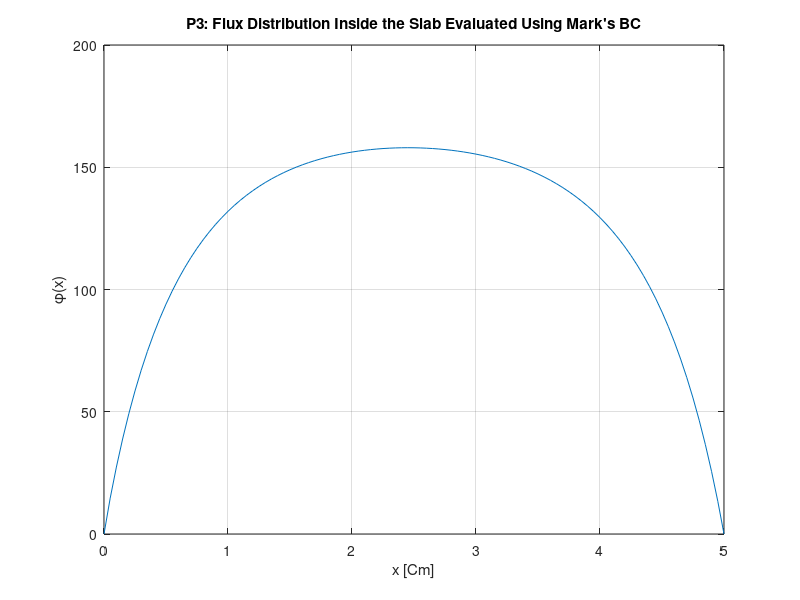

The MATLAB source for this figure:
% P3 Mark's BC
clc;
clear;
close all;
seg_t=1.5;seg_s=0.9;Q=100;
seg_0=seg_t-seg_s;
L=5;                        % thickness of the whole slab
k=101;                      % number of mesh points
del=L/(k-1);

% F0 and F1 equations' coefficients
A=3*seg_t*(del)^2;
B=(7*seg_t*(del)^2)/9;

% (i) is the space mesh index, and (n) is the iterations counter
% Arbitrary intial guess of F0 and F1 of the 1st iteration
for i=1:k
    F0(i,1)=5;
    F1(i,1)=10;
end


n=0;
mx_dif=1;                    % intiating the convergance criterion
while mx_dif>0.00001         % convergance criterion for the flux
    
    n=n+1;                   % next iteration
    
% +++++ Finding (F0) and (F1) for each mesh point for iteration (n) ++++++
        for i=1:k-2

        F0(i+1,n+1)=0.5*((F0(i+2,n)+F0(i,n))-A*(seg_0*F0(i,n)-2*seg_0*F1(i,n)-Q));
        F1(i+1,n+1)=0.5*((F1(i+2,n)+F1(i,n))-B*(((4*seg_0+5*seg_t)*F1(i,n))-(2*(seg_0*F0(i,n+1)+Q))));

        end
        
% Choose the two boundary values of F1 for each iteration to be equal the neighborhood values this choice
% should be done by different approaches, but I found this most convenient
        F1(k,n+1)=F1(k-1,n+1);
        F1(1,n+1)=F1(2,n+1);
        
        % implementing Mark's BCs
        F0(1,n+1)=2*F1(1,n+1);
        F0(k,n+1)=2*F1(k,n+1);
        
        % find phi for each mesh point for this iterantion
        for i=1:k
            phi(i,n)=F0(i,n+1)-2*F1(i,n+1);

            % Specifying the difference in phi between each two successive iteration
            
            if n>1   % skip evaluating the difference for the 1st iteration
            dphi(i,n-1)=phi(i,n)-phi(i,n-1);            % difference in phi
            else
            dphi=1;               % put the difference=1 for 1st iteration
            end
        
        end
        % find the maximum difference in flux between all the mesh points
        mx_dif=max(dphi);
end
n               % display the number of iterations required for convergance

% Plot (phi) vs the width of the slab (x)
x=linspace(0,L,k);
plot(x,phi(:,n))
xlabel('x [Cm]')
ylabel('\phi(x)')
title('P3: Flux Distribution Inside the Slab Evaluated Using Mark''s BC')
grid on
hold on